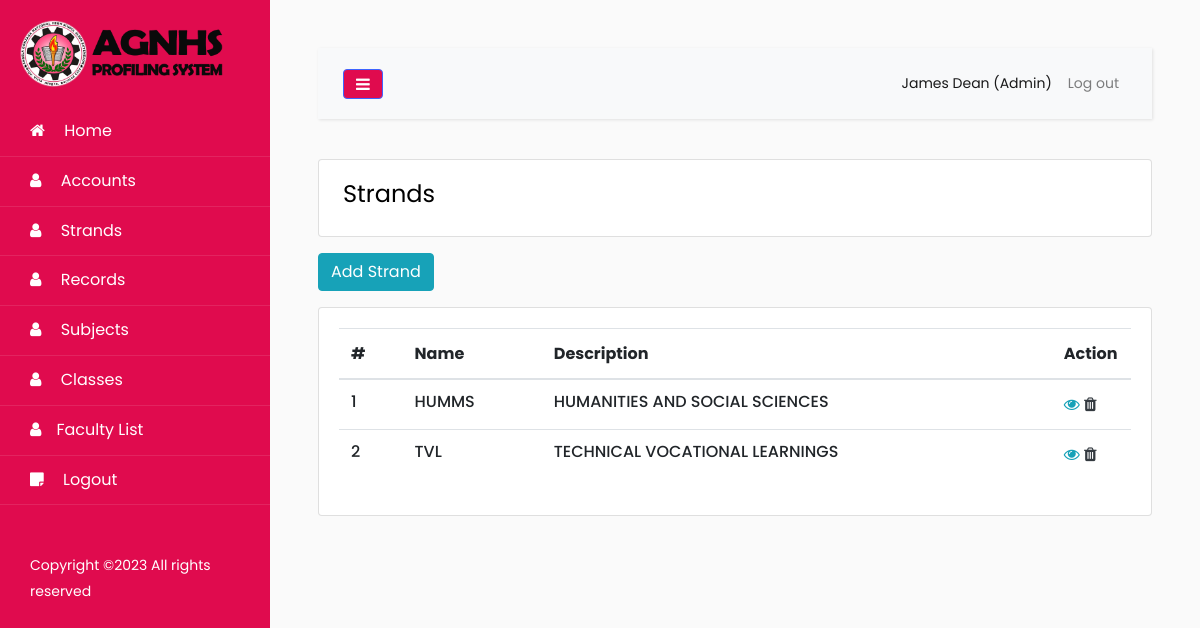
Page /pages/strands.php (signed in) on the committed database.
### tables this page shows
CREATE TABLE `account` (
  `Id` tinyint(11) NOT NULL AUTO_INCREMENT,
  `username` varchar(100) NOT NULL DEFAULT '',
  `password` varchar(100) NOT NULL,
  `firstName` varchar(150) DEFAULT NULL,
  `lastName` varchar(150) DEFAULT NULL,
  `status` varchar(255) DEFAULT 'Inactive',
  `role` varchar(20) DEFAULT NULL,
  `dateAdded` date DEFAULT NULL,
  `birthday` date DEFAULT NULL,
  `sex` varchar(255) DEFAULT NULL,
  `age` int(11) DEFAULT NULL,
  `phone` varchar(255) DEFAULT NULL,
  `email` varchar(255) DEFAULT NULL,
  `address` text,
  `image` varchar(255) DEFAULT NULL,
  `educationalBackground` text,
  `teachingExperience` text,
  `civilStatus` varchar(255) DEFAULT NULL,
  `religion` varchar(255) DEFAULT NULL,
  `birthPlace` varchar(255) DEFAULT NULL,
  `sss` varchar(255) DEFAULT NULL,
  `philHealth` varchar(255) DEFAULT NULL,
  `isDeleted` int(11) DEFAULT '0',
  PRIMARY KEY (`Id`)
);

CREATE TABLE `strand` (
  `Id` int(11) NOT NULL AUTO_INCREMENT,
  `name` varchar(255) DEFAULT NULL,
  `description` text,
  `isDeleted` int(11) DEFAULT '0',
  PRIMARY KEY (`Id`)
);

### config/Models.php (called while the page is built, shortened)
<?php
include "CRUD.php";
include "functions.php";
function account() {
	$crud = new CRUD;
	$crud->table = "account";
	return $crud;
}
function strand() {
	$crud = new CRUD;
	$crud->table = "strand";
	return $crud;
}
?>

### config/CRUD.php (called while the page is built)
<?php class CRUD{var $table;var $obj=array();function arrayToQuery($query){$query_array=array();foreach($query as $key=>$key_value){if($key_value=="NOW()"){$query_array[]="$key=$key_value";}else{$query_array[]="$key='".htmlspecialchars($key_value,ENT_QUOTES)."'";}}return implode(', ',$query_array);}function list($query=""){$query=$query?"where ".$query:"";$db=Database::connect();$pdo=$db->prepare("select * from $this->table $query");$pdo->execute();$result=$pdo->fetchAll(PDO::FETCH_OBJ);Database::disconnect();return $result;}function count($query=""){$query=$query?"where ".$query:"";$db=Database::connect();$pdo=$db->prepare("select * from $this->table $query");$pdo->execute();Database::disconnect();return $pdo->rowCount();}function get($args){$db=Database::connect();$pdo=$db->prepare("select * from $this->table where $args");$pdo->execute();$result=$pdo->fetch(PDO::FETCH_OBJ);Database::disconnect();return $result;}function create(){$object=$this->arrayToQuery($this->obj);$db=Database::connect();$pdo=$db->prepare("insert into $this->table set $object");$pdo->execute();Database::disconnect();}function update($args){$object=$this->arrayToQuery($this->obj);$db=Database::connect();$pdo=$db->prepare("update $this->table set $object where $args");$pdo->execute();Database::disconnect();}function delete($args){$db=Database::connect();$pdo=$db->prepare("delete from $this->table where $args");$pdo->execute();Database::disconnect();}} ?>

### config/functions.php (called while the page is built, shortened)
<?php
$current_url = "http://$_SERVER[HTTP_HOST]$_SERVER[REQUEST_URI]";
?>

### pages/strands.php (the view, shortened to what this page needs)
<?php
  $ROOT_DIR="../";
  include $ROOT_DIR . "templates/header.php";
  $strand_list = strand()->list("isDeleted=0");
?>
      <div class="card bg-light-info shadow-none position-relative overflow-hidden">
        <div class="card-body px-4 py-3">
          <div class="row align-items-center">
            <div class="col-9">
              <h4 class="fw-semibold mb-8">Strands</h4>
            </div>
          </div>
        </div>
      </div>
      <div class="widget-content searchable-container list">
          <a href="javascript:void(0)" id="btn-add-contact" class="btn btn-info mt-3 mb-3">
            <i class="ti ti-users text-white me-1 fs-5"></i> Add Strand
          </a>
        <div class="card card-body">
          <div class="table-responsive">
            <table class="table search-table align-middle text-nowrap">
              <thead class="header-item">
                <th>#</th>
                <th>Name</th>
                <th>Description</th>
                <th width="10%">Action</th>
              </thead>
              <tbody>
                <?php
                $count = 0;
                foreach ($strand_list as $row):
                  $count += 1;
                   ?>
                <tr class="search-items">
                  <td>
                    <div class="d-flex align-items-center">
                      <div class="ms-3">
                        <div class="user-meta-info">
                          <h6 class="user-name mb-0"
                          data-id="<?=$row->Id;?>"
                          ><?=$count;?></h6>
                        </div>
                      </div>
                    </div>
                  </td>
                    <td>
                      <div class="d-flex align-items-center">
                        <div class="ms-3">
                          <div class="user-meta-info">
                            <h6 class="mb-0"><?=$row->name;?></h6>
                          </div>
                        </div>
                      </div>
                    </td>
                      <td>
                        <div class="d-flex align-items-center">
                          <div class="ms-3">
                            <div class="user-meta-info">
                              <h6 class="mb-0"><?=$row->description;?></h6>
                            </div>
                          </div>
                        </div>
                      </td>
                  <td>
                    <div class="action-btn">
                      <a href="javascript:void(0)" class="text-info edit">
                        <i class="fa fa-eye fs-5"></i>
                      </a>
                      <a href="process.php?action=strand-delete&Id=<?=$row->Id?>&url=<?=$current_url?>" class="text-dark ms-2">
                        <i class="fa fa-trash fs-5"></i>
                      </a>
                    </div>
                  </td>
                </tr>
              <?php endforeach; ?>
              </tbody>
            </table>
          </div>
        </div>
      </div>
      <?php include $ROOT_DIR . "templates/footer.php"; ?>

### templates/header.php (shortened to what this page needs)
<?php
include_once($ROOT_DIR . "config/Models.php");
if (isset($_SESSION["user_session"])) {
  $user = $_SESSION["user_session"];
  $username = $user["username"];
  $account = account()->get("username='$username'");
  $role = $account->role;
}
else{
  header("Location: ../auth/login.php");
}
?>
<html lang="en">
  <head>
		<link rel="stylesheet" href="https://stackpath.bootstrapcdn.com/font-awesome/4.7.0/css/font-awesome.min.css">
		<link rel="stylesheet" href="<?=$ROOT_DIR;?>templates/css/style.css">
  </head>
  <body>
		<div class="wrapper d-flex align-items-stretch">
			<nav id="sidebar">
        <img src="../templates/images/admin-logo.png" alt="" width="80%" style="margin:20px;">
        <ul class="list-unstyled components mb-5">
          <li class="active">
            <a href="index.php"><span class="fa fa-home"></span> Home</a>
          </li>
          <?php if ($role=="Admin"): ?>
            <li>
                <a href="accounts.php"><span class="fa fa-user"></span> Accounts</a>
            </li>
            <li>
                <a href="strands.php"><span class="fa fa-user"></span> Strands</a>
            </li>
            <li>
                <a href="my-records.php"><span class="fa fa-user"></span> Records</a>
            </li>
            <li>
                <a href="subjects.php"><span class="fa fa-user"></span> Subjects</a>
            </li>
            <li>
                <a href="classes.php"><span class="fa fa-user"></span> Classes</a>
            </li>
            <li>
                <a href="faculty-list.php"><span class="fa fa-user"></span>Faculty List</a>
            </li>
          <?php endif; ?>
          <li>
            <a href="../auth/process.php?action=user-logout"><span class="fa fa-sticky-note"></span> Logout</a>
          </li>
        </ul>
        <div class="footer">
        	<p>
					  Copyright &copy;<script>document.write(new Date().getFullYear());</script> All rights reserved </a>
					</p>
        </div>
    	</nav>
      <div id="content" class="p-4 p-md-5">
        <nav class="navbar navbar-expand-lg navbar-light bg-light">
          <div class="container-fluid">
            <button type="button" id="sidebarCollapse" class="btn btn-primary">
              <i class="fa fa-bars"></i>
            </button>
            <div class="collapse navbar-collapse" id="navbarSupportedContent">
              <ul class="nav navbar-nav ml-auto">
                <li class="nav-item active">
                    <a class="nav-link" href="#"><?=$account->firstName;?> <?=$account->lastName;?> (<?=$account->role?>)</a>
                </li>
                <li class="nav-item">
                    <a class="nav-link" href="../auth/process.php?action=user-logout">Log out</a>
                </li>
              </ul>
            </div>
          </div>
        </nav>

### templates/header.php (style rules this page uses)
#sidebar { background: #e00b4e !important; }
.btn-primary { background: #e00b4e !important; }

### rows in the picture
account: firstName "James", lastName "Dean", role "Admin"
strand: name "HUMMS", description "HUMANITIES AND SOCIAL SCIENCES"
strand: name "TVL", description "TECHNICAL VOCATIONAL LEARNINGS"
